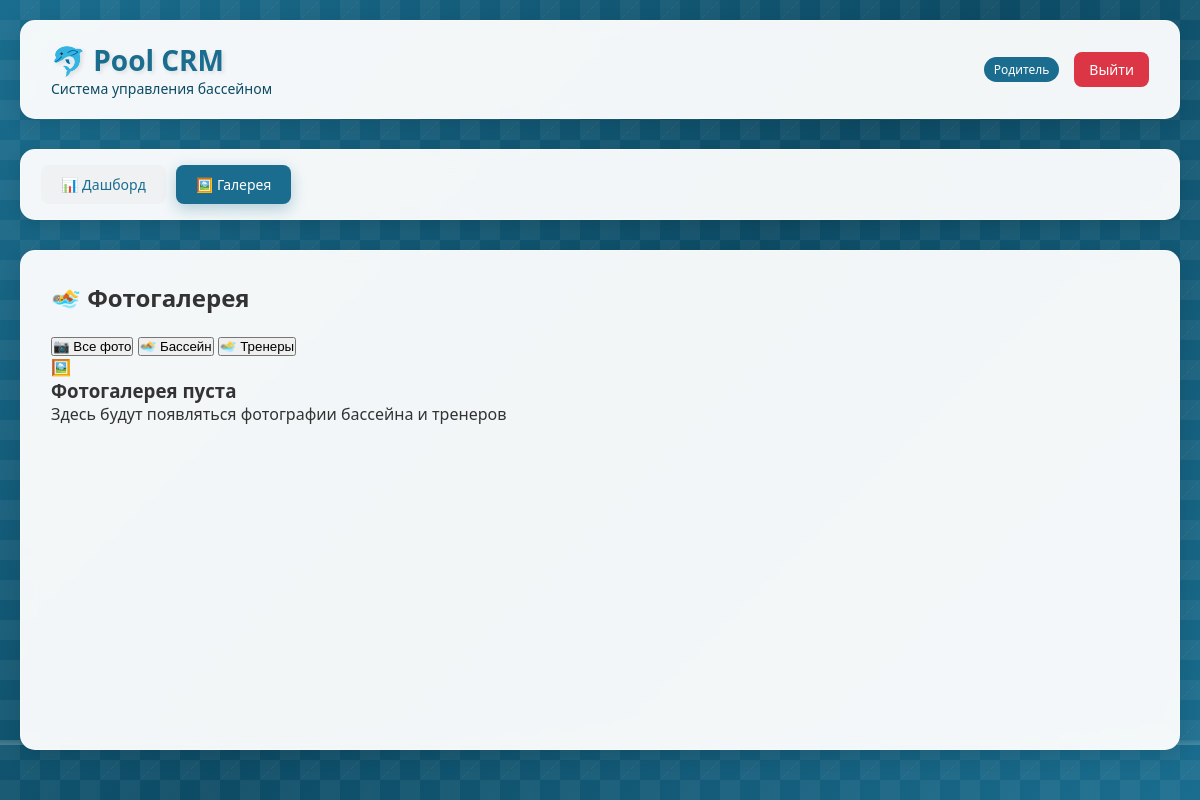
The page /gallery on the database as committed earlier.
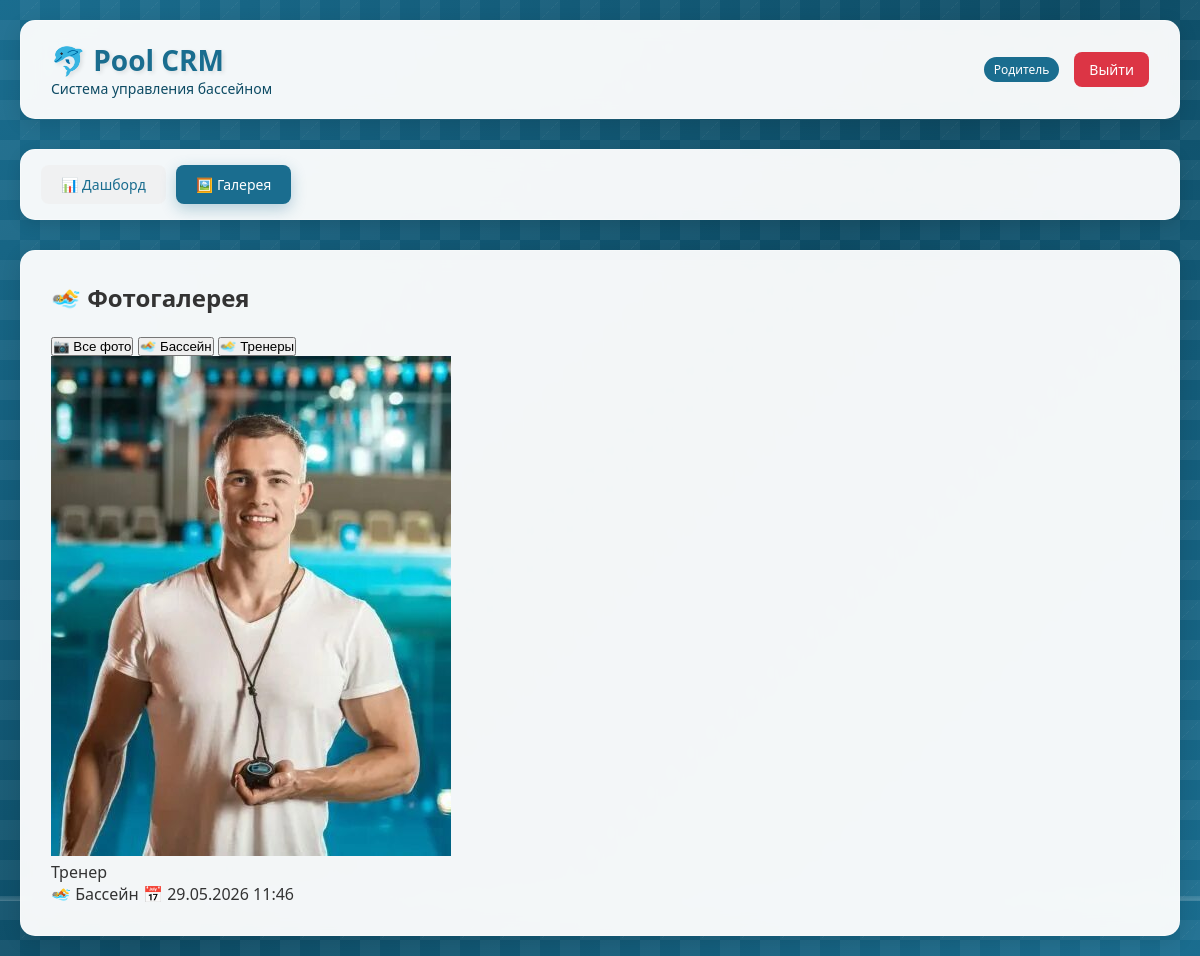
The same page on the database as committed later.
### database.py (models this page shows)
class GalleryImageDB(Base):
    __tablename__ = "gallery_images"
    id = Column(Integer, primary_key=True, index=True)
    title = Column(String, nullable=False)
    description = Column(String, nullable=True)
    filename = Column(String, nullable=False)
    original_filename = Column(String, nullable=False)
    file_size = Column(Integer, default=0)
    image_type = Column(String)  # 'pool' - бассейн, 'coach' - тренер
    coach_id = Column(Integer, ForeignKey("coaches.id"), nullable=True)  # для фото тренера
    sort_order = Column(Integer, default=0)
    is_active = Column(Boolean, default=True)
    created_by = Column(String)  # кто загрузил
    created_at = Column(String, default=lambda: datetime.now().strftime("%d.%m.%Y %H:%M"))
    coach = relationship("CoachDB", back_populates="gallery_images")

### main.py (the view)
@app.get("/gallery", response_class=HTMLResponse)
async def gallery_page(request: Request, db: Session = Depends(get_db)):
    user = get_current_user(request, db)
    images = db.query(GalleryImageDB).filter(GalleryImageDB.is_active == True).order_by(GalleryImageDB.sort_order, GalleryImageDB.created_at.desc()).all()
    images_data = [{"id": img.id, "title": img.title, "description": img.description, "filename": img.filename, "image_type": img.image_type, "coach_name": img.coach.name if img.coach else None, "created_at": img.created_at} for img in images]
    coaches = []
    if user and user["role"] == "admin":
        coaches = db.query(CoachDB).filter(CoachDB.is_active == True).all()
    return templates.TemplateResponse(name="gallery.html", request=request, context={"request": request, "user": user, "images": images_data, "coaches": coaches})

### templates/gallery.html (shortened to what this page needs)
{% extends "base.html" %}
{% block content %}
<div class="action-bar">
    <h2>🏊 Фотогалерея</h2>
</div>
<div class="tab-buttons">
    <button class="tab-btn active" onclick="filterGallery('all')">📷 Все фото</button>
    <button class="tab-btn" onclick="filterGallery('pool')">🏊 Бассейн</button>
    <button class="tab-btn" onclick="filterGallery('coach')">🏊‍♂️ Тренеры</button>
</div>
<div class="gallery-grid" id="galleryGrid">
    {% for image in images %}
    <div class="gallery-card" data-type="{{ image.image_type }}">
        <img src="/static/uploads/gallery/{{ image.filename }}"
             alt="{{ image.title }}"
             class="gallery-image"
             onclick="openModal('/static/uploads/gallery/{{ image.filename }}', '{{ image.title }}', '{{ image.description }}')">
        <div class="gallery-info">
            <div class="gallery-title">{{ image.title }}</div>
            <div class="gallery-meta">
                <span class="image-type-badge {% if image.image_type == 'pool' %}type-pool{% else %}type-coach{% endif %}">
                    {% if image.image_type == 'pool' %}🏊 Бассейн{% else %}🏊‍♂️ {{ image.coach_name or 'Тренер' }}{% endif %}
                </span>
                <span>📅 {{ image.created_at }}</span>
            </div>
        </div>
    </div>
    {% endfor %}
</div>
{% if not images %}
<div class="empty-gallery">
    <div class="empty-gallery-icon">🖼️</div>
    <h3>Фотогалерея пуста</h3>
    <p>Здесь будут появляться фотографии бассейна и тренеров</p>
</div>
{% endif %}
{% endblock %}

### templates/base.html (shortened to what this page needs)
<!DOCTYPE html>
<html lang="ru">
<head>
    <link rel="stylesheet" href="/static/style.css">
</head>
<body>
    <div class="background-pool">
        <div class="waves"></div>
        <div class="bubbles"></div>
    </div>
    <div class="container">
        <div class="header">
            <div class="logo">
                <h1>🐬 Pool CRM</h1>
                <p>Система управления бассейном</p>
            </div>
            <div class="user-info">
                <span class="user-role">
                    {% if user.role == 'admin' %}Администратор
                    {% elif user.role == 'coach' %}Тренер
                    {% else %}Родитель{% endif %}
                </span>
                <a href="/logout" class="logout-btn">Выйти</a>
            </div>
        </div>
        <div class="nav-menu">
            <a href="/dashboard" class="nav-link {% if request.url.path == '/dashboard' %}active{% endif %}">📊 Дашборд</a>
            <a href="/gallery" class="nav-link {% if request.url.path == '/gallery' %}active{% endif %}">🖼️ Галерея</a>
        </div>
        <div class="content">
            {% block content %}{% endblock %}
        </div>
    </div>
</body>
</html>

### static/style.css (style rules this page uses)
* { margin: 0; padding: 0; box-sizing: border-box; }
body { font-family: 'Segoe UI', Tahoma, Geneva, Verdana, sans-serif; min-height: 100vh; color: #333; position: relative; overflow-x: hidden; }
.background-pool { position: fixed; top: 0; left: 0; width: 100%; height: 100%; z-index: -1; overflow: hidden; }
.bubbles { position: absolute; width: 100%; height: 100%; overflow: hidden; }
.container { max-width: 1200px; margin: 0 auto; padding: 20px; position: relative; z-index: 1; }
.header { background: rgba(255, 255, 255, 0.95); backdrop-filter: blur(10px); border-radius: 15px; padding: 20px 30px; margin-bottom: 30px; box-shadow: 0 5px 20px rgba(0,0,0,0.1); display: flex; justify-content: space-between; align-items: center; flex-wrap: wrap; border: 1px solid rgba(255, 255, 255, 0.3); }
.logo h1 { color: #1a6d8f; font-size: 28px; text-shadow: 2px 2px 4px rgba(0,0,0,0.1); }
.logo p { color: #0d4b64; font-size: 14px; }
.user-info { display: flex; align-items: center; gap: 15px; }
.user-role { background: #1a6d8f; color: white; padding: 4px 10px; border-radius: 20px; font-size: 12px; }
.logout-btn { background: #dc3545; color: white; border: none; padding: 8px 15px; border-radius: 8px; cursor: pointer; text-decoration: none; font-size: 14px; transition: all 0.3s; }
.nav-menu { background: rgba(255, 255, 255, 0.95); backdrop-filter: blur(10px); border-radius: 15px; padding: 15px 20px; margin-bottom: 30px; box-shadow: 0 5px 15px rgba(0,0,0,0.1); display: flex; gap: 10px; flex-wrap: wrap; border: 1px solid rgba(255, 255, 255, 0.3); }
.nav-link { background: rgba(240, 240, 240, 0.8); border: none; padding: 10px 20px; border-radius: 8px; cursor: pointer; text-decoration: none; color: #1a6d8f; font-size: 14px; font-weight: 500; transition: all 0.3s; }
.nav-link.active { background: #1a6d8f; color: white; box-shadow: 0 5px 15px rgba(26, 109, 143, 0.3); }
.content { background: rgba(255, 255, 255, 0.95); backdrop-filter: blur(10px); border-radius: 15px; padding: 30px; box-shadow: 0 5px 20px rgba(0,0,0,0.1); min-height: 500px; border: 1px solid rgba(255, 255, 255, 0.3); }
.action-bar { display: flex; justify-content: space-between; align-items: center; margin-bottom: 20px; flex-wrap: wrap; gap: 15px; }

Rows that differ between the two databases and show on the page:
added GalleryImageDB: filename (picture), title "Тренер", image_type "🏊 Бассейн", created_at "29.05.2026 11:46"
Other text that changed with them:
text no longer shown: "🖼️ Фотогалерея пуста Здесь будут появляться фотографии бассейна и тренеров"
